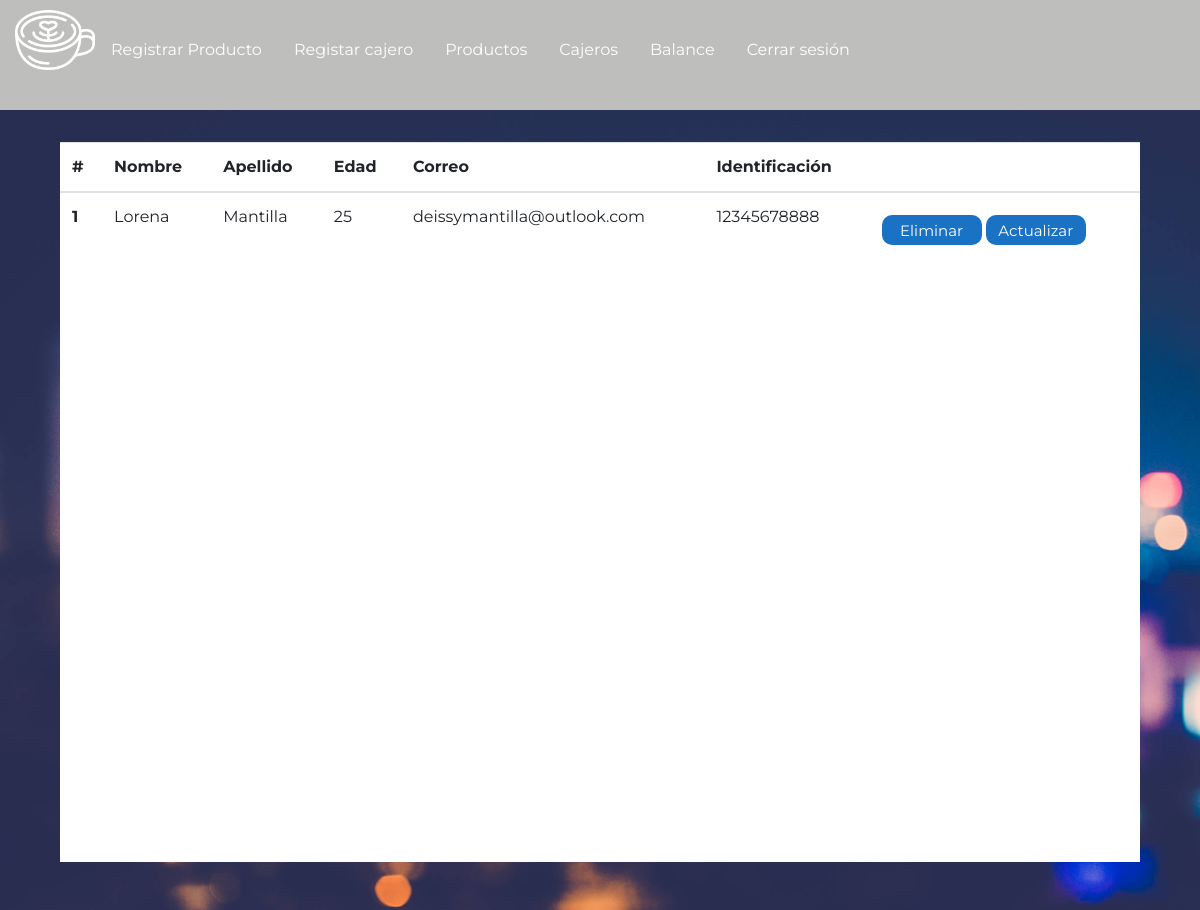
Page /cajeros on the earlier database version.
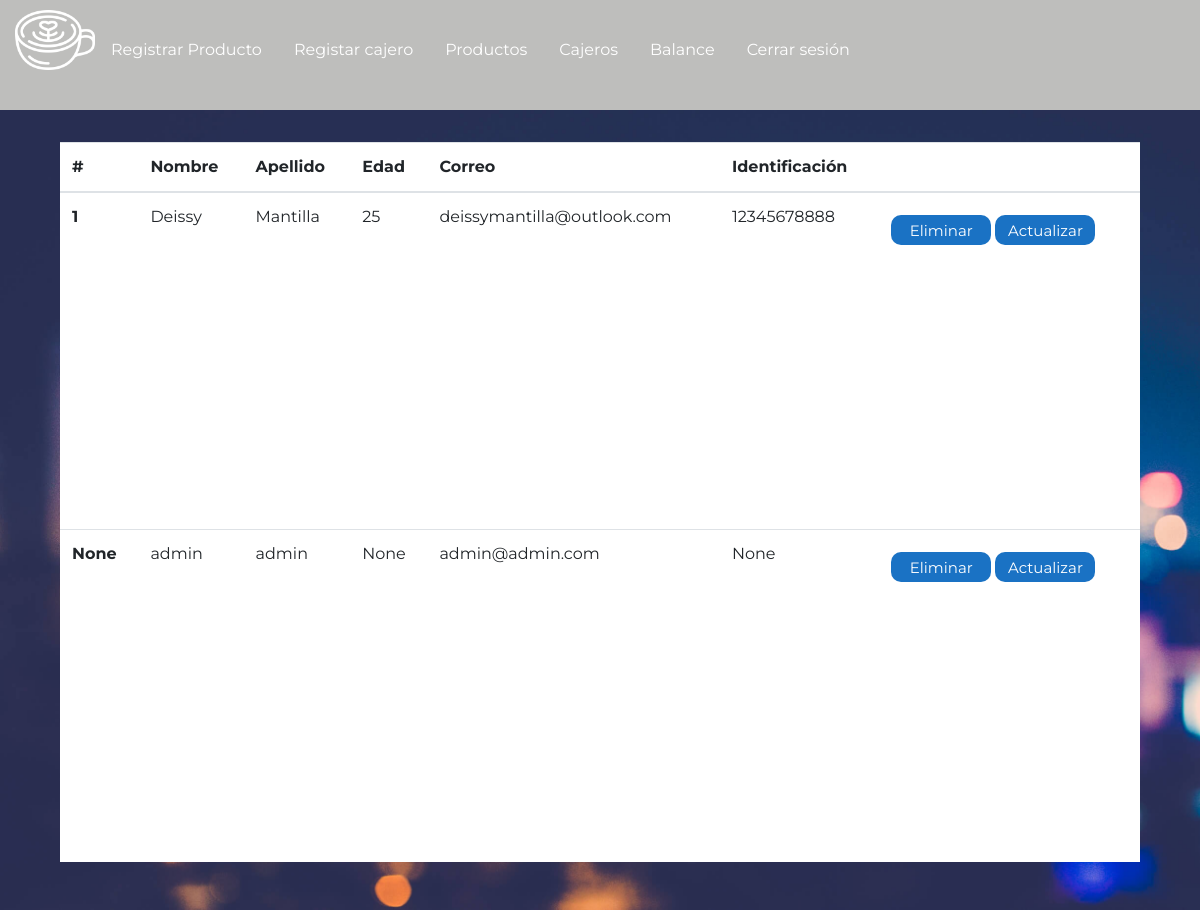
Same page on the later database version.
### tables this page shows
CREATE TABLE usuarios (id INT, Nombre STRING NOT NULL, Apellido STRING, Correo STRING PRIMARY KEY NOT NULL, Edad STRING, Identificacion STRING, Direccion STRING, Genero STRING, Contraseña STRING NOT NULL, URLimagen STRING);

### app.py (the view, shortened to what this page needs)
@app.route('/cajeros', defaults={'exito': None}, methods=['GET', 'POST'])
@app.route('/cajeros/<exito>', methods=['GET', 'POST'])
def cajeros(exito):
    if request.method == 'GET':
        con = sqlite3.connect("brioche.db")
        con.row_factory = sqlite3.Row
        cur = con.cursor()
        cur.execute("select * from usuarios")
        cajeros = cur.fetchall()
        return render_template('html/usuarios.html', cajeros=cajeros, exito=exito)

### templates/html/usuarios.html (shortened to what this page needs)
<!DOCTYPE html>
<html lang="en">
<head>
    <link rel="stylesheet" href="https://cdn.jsdelivr.net/npm/bootstrap@4.5.3/dist/css/bootstrap.min.css">
    <link rel="stylesheet" href="{{url_for('static', filename='css/usuarios.css')}}">
    <link rel="stylesheet" href="{{url_for('static', filename='css/nav.css')}}">
  </head>
  {% if exito == "enviado" %}
  <body onload="alert('cambios guardados')">
  {% elif exito == "error" %}
    <body onload="alert('intente nuevamente')">
    {% else %}
    <body>
  {% endif %}
  <nav class="nav">
    <img src="{{url_for('static', filename='img/latte.png')}}" alt="">
    <a href="{{url_for('registroProducto')}}" class="nav-link active">Registrar Producto</a>
    <a href="{{url_for('registroCajero')}}" class="nav-link">Registar cajero</a>
    <a href="{{url_for('productos')}}" class="nav-link">Productos</a>
    <a href="{{url_for('cajeros')}}" class="nav-link">Cajeros</a>
    <a href="{{url_for('balance')}}" class="nav-link">Balance</a>
    <a href="/" class="nav-link">Cerrar sesión</a>
</nav>
  <div class="contenedorTabla">
    <table class="table">
        <thead>
          <tr>
            <th scope="col">#</th>
            <th scope="col">Nombre</th>
            <th scope="col">Apellido</th>
            <th scope="col">Edad</th>
            <th scope="col">Correo</th>
            <th scope="col">Identificación</th>
            <th scope="col"></th>
          </tr>
        </thead>
        <tbody>
          {% for cajero in cajeros%}
          <tr>
            <th scope="row" id="id{{cajero.id}}">{{cajero.id}}</th>
            <td id="nombre{{cajero.id}}">{{cajero.nombre}}</td>
            <td id="apellido{{cajero.id}}">{{cajero.apellido}}</td>
            <td id="edad{{cajero.id}}">{{cajero.edad}}</td>
            <td id="correo{{cajero.id}}">{{cajero.correo}}</td>
            <td id="identificacion{{cajero.id}}">{{cajero.identificacion}}</td>
            <td>
                <button class="boton" id="eliminar{{cajero.id}}">Eliminar</button>
                <button class="boton" data-toggle="modal" data-target="#exampleModal" onclick="abrirModalCajeros(this.id)" id="{{cajero.id}}">Actualizar</button>
            </td>
          </tr>
          {% endfor%}
        </tbody>
      </table>
  </div>
</body>
</html>

### static/css/usuarios.css (style rules this page uses)
* { margin: 0; padding: 0; box-sizing: border-box; font-family: "Montserrat", sans-serif; }
body { height: 100vh; width: 100vw; }
.contenedorTabla { width: 100%; height: 100%; background-image: url("../img/background.jpg"); background-size: cover; display: flex; justify-content: center; align-items: center; }
.table { background-color: white; width: 90vw; height: 90%; }
.boton { background-color: #1a72c4; color: white; border-radius: 10px; border: 0; font-size: 15px; min-width: 100px; max-width: auto; margin-top: 10px; height: 30px; color: white; padding: 5px; }

### static/css/nav.css (style rules this page uses)
* { margin: 0; padding: 0; box-sizing: border-box; font-family: "Montserrat", sans-serif; }
nav a { height: 10vh; margin-top: 30px; color: white; }
nav > img { width: 80px; height: 80px; margin-left: 15px; }
nav { background-color: #bebebc; }

Differences in the rows shown:
changed usuarios "Mantilla": nombre "Lorena" → "Deissy"
added usuarios: id "None", nombre "admin", apellido "admin", edad "None", correo "admin@admin.com", identificacion "None"
